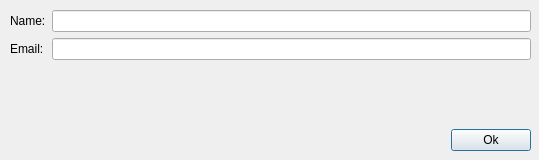
<?xml version="1.0" encoding="UTF-8"?>
<ui version="4.0">
 <class>AddDialog</class>
 <widget class="QDialog" name="AddDialog">
  <property name="geometry">
   <rect>
    <x>0</x>
    <y>0</y>
    <width>539</width>
    <height>160</height>
   </rect>
  </property>
  <property name="windowTitle">
   <string>Dialog</string>
  </property>
  <widget class="QWidget" name="layoutWidget">
   <property name="geometry">
    <rect>
     <x>10</x>
     <y>10</y>
     <width>521</width>
     <height>141</height>
    </rect>
   </property>
   <layout class="QGridLayout" name="gridLayout_2">
    <item row="0" column="0">
     <layout class="QVBoxLayout" name="verticalLayout">
      <item>
       <layout class="QGridLayout" name="gridLayout">
        <item row="0" column="0">
         <widget class="QLabel" name="nameText">
          <property name="text">
           <string>Name:</string>
          </property>
         </widget>
        </item>
        <item row="0" column="1">
         <widget class="QLineEdit" name="nameEdit"/>
        </item>
        <item row="1" column="0">
         <widget class="QLabel" name="emailText">
          <property name="text">
           <string>Email:</string>
          </property>
         </widget>
        </item>
        <item row="1" column="1">
         <widget class="QLineEdit" name="emailEdit"/>
        </item>
       </layout>
      </item>
      <item>
       <spacer name="verticalSpacer">
        <property name="orientation">
         <enum>Qt::Vertical</enum>
        </property>
        <property name="sizeHint" stdset="0">
         <size>
          <width>20</width>
          <height>40</height>
         </size>
        </property>
       </spacer>
      </item>
     </layout>
    </item>
    <item row="1" column="0">
     <layout class="QHBoxLayout" name="horizontalLayout">
      <item>
       <spacer name="horizontalSpacer">
        <property name="orientation">
         <enum>Qt::Horizontal</enum>
        </property>
        <property name="sizeHint" stdset="0">
         <size>
          <width>40</width>
          <height>20</height>
         </size>
        </property>
       </spacer>
      </item>
      <item>
       <widget class="QPushButton" name="okButton">
        <property name="text">
         <string>Ok</string>
        </property>
       </widget>
      </item>
     </layout>
    </item>
   </layout>
  </widget>
 </widget>
 <resources/>
 <connections>
  <connection>
   <sender>okButton</sender>
   <signal>clicked()</signal>
   <receiver>AddDialog</receiver>
   <slot>accept()</slot>
   <hints>
    <hint type="sourcelabel">
     <x>477</x>
     <y>142</y>
    </hint>
    <hint type="destinationlabel">
     <x>322</x>
     <y>112</y>
    </hint>
   </hints>
  </connection>
 </connections>
</ui>
